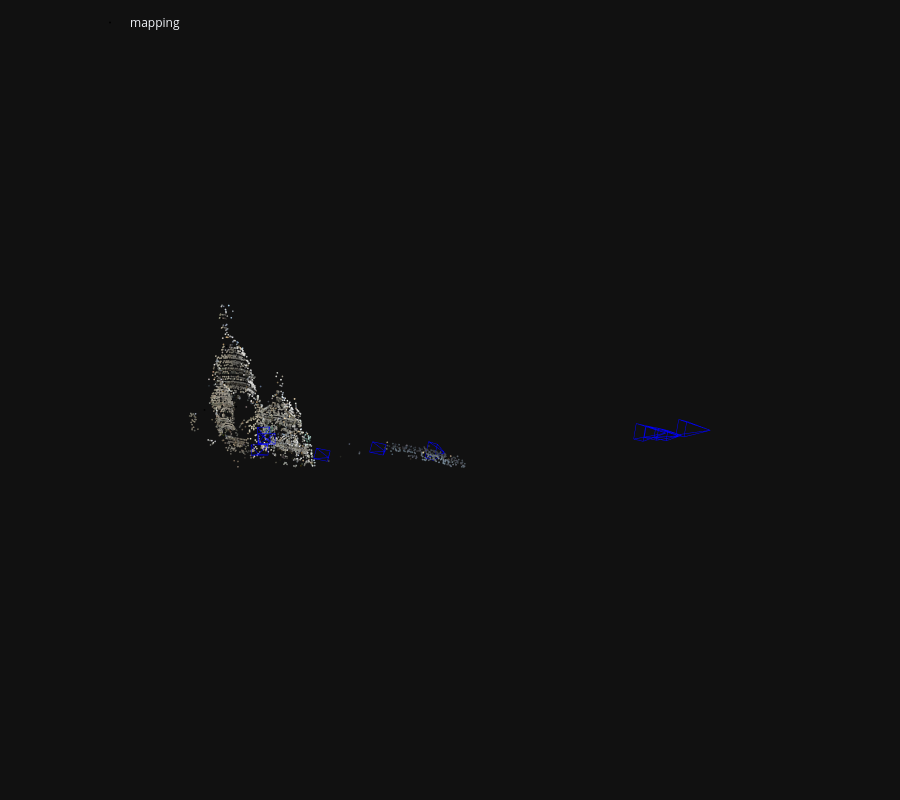

The notebook cell saved with this chart:
### Code cell
fig = viz_3d.init_figure()

viz_3d.plot_reconstruction(
    fig,
    model,
    name="mapping",
    points_rgb=True
)
fig.show()

fig.write_html("mapping.html")

### Figure 1 — Plotly figure (JSON) as saved in the notebook; plotly's stock layout.template omitted (floating-point values rounded to 4 significant figures; data arrays with more than 128 entries replaced by an {"elided": "..."} marker saying what was removed)
{"data": [{"legendgroup": "mapping", "marker": {"color": {"elided": "2803x3 int values"}, "line": {"width": 0}, "size": 1}, "mode": "markers", "name": "mapping", "type": "scatter3d", "x": {"elided": "2803 float values"}, "y": {"elided": "2803 float values"}, "z": {"elided": "2803 float values"}}, {"hovertemplate": "Image(image_id=8, camera_id=8, frame_id=8, name=\"mapping/60584745_2207571072.jpg\", has_pose=1, triangulated=1793/3107)", "legendgroup": "mapping", "line": {"color": "rgb(0, 0, 255)", "width": 1}, "mode": "lines", "name": "8", "showlegend": false, "type": "scatter3d", "x": [-3.201, -3.296, -3.106, -3.201, -3.106, -3.1, -3.201, -3.1, -3.29, -3.201, -3.29, -3.296], "y": [0.007883, -0.117, -0.1218, 0.007883, -0.1218, 0.135, 0.007883, 0.135, 0.1398, 0.007883, 0.1398, -0.117], "z": [2.198, 2.464, 2.461, 2.198, 2.461, 2.46, 2.198, 2.46, 2.463, 2.198, 2.463, 2.464]}, {"hovertemplate": "Image(image_id=2, camera_id=2, frame_id=2, name=\"mapping/03903474_1471484089.jpg\", has_pose=1, triangulated=945/1639)", "legendgroup": "mapping", "line": {"color": "rgb(0, 0, 255)", "width": 1}, "mode": "lines", "name": "2", "showlegend": false, "type": "scatter3d", "x": [-2.187, -2.375, -2.162, -2.187, -2.162, -2.207, -2.187, -2.207, -2.419, -2.187, -2.419, -2.375], "y": [0.392, 0.2476, 0.2969, 0.392, 0.2969, 0.4603, 0.392, 0.4603, 0.411, 0.392, 0.411, 0.2476], "z": [3.131, 3.214, 3.362, 3.131, 3.362, 3.371, 3.131, 3.371, 3.223, 3.131, 3.223, 3.214]}, {"hovertemplate": "Image(image_id=10, camera_id=10, frame_id=10, name=\"mapping/93341989_396310999.jpg\", has_pose=1, triangulated=1937/2856)", "legendgroup": "mapping", "line": {"color": "rgb(0, 0, 255)", "width": 1}, "mode": "lines", "name": "10", "showlegend": false, "type": "scatter3d", "x": [3.303, 2.78, 2.972, 3.303, 2.972, 2.94, 3.303, 2.94, 2.748, 3.303, 2.748, 2.78], "y": [-0.2714, -0.4074, -0.3585, -0.2714, -0.3585, -0.1754, -0.2714, -0.1754, -0.2243, -0.2714, -0.2243, -0.4074], "z": [-3.388, -2.882, -2.732, -3.388, -2.732, -2.75, -3.388, -2.75, -2.901, -3.388, -2.901, -2.882]}, {"hovertemplate": "Image(image_id=5, camera_id=5, frame_id=5, name=\"mapping/32809961_8274055477.jpg\", has_pose=1, triangulated=1640/2774)", "legendgroup": "mapping", "line": {"color": "rgb(0, 0, 255)", "width": 1}, "mode": "lines", "name": "5", "showlegend": false, "type": "scatter3d", "x": [-3.285, -3.399, -3.14, -3.285, -3.14, -3.133, -3.285, -3.133, -3.392, -3.285, -3.392, -3.399], "y": [0.3291, 0.1929, 0.1891, 0.3291, 0.1891, 0.3522, 0.3291, 0.3522, 0.356, 0.3291, 0.356, 0.1929], "z": [2.945, 3.136, 3.111, 2.945, 3.111, 3.156, 2.945, 3.156, 3.181, 2.945, 3.181, 3.136]}, {"hovertemplate": "Image(image_id=3, camera_id=3, frame_id=3, name=\"mapping/10265353_3838484249.jpg\", has_pose=1, triangulated=1642/3003)", "legendgroup": "mapping", "line": {"color": "rgb(0, 0, 255)", "width": 1}, "mode": "lines", "name": "3", "showlegend": false, "type": "scatter3d", "x": [-3.148, -3.282, -3.022, -3.148, -3.022, -3.022, -3.148, -3.022, -3.283, -3.148, -3.283, -3.282], "y": [0.06311, -0.01968, -0.01868, 0.06311, -0.01868, 0.1507, 0.06311, 0.1507, 0.1497, 0.06311, 0.1497, -0.01968], "z": [2.313, 2.525, 2.53, 2.313, 2.53, 2.528, 2.313, 2.528, 2.523, 2.313, 2.523, 2.525]}, {"hovertemplate": "Image(image_id=1, camera_id=1, frame_id=1, name=\"mapping/02928139_3448003521.jpg\", has_pose=1, triangulated=1529/2768)", "legendgroup": "mapping", "line": {"color": "rgb(0, 0, 255)", "width": 1}, "mode": "lines", "name": "1", "showlegend": false, "type": "scatter3d", "x": [-0.3753, -0.6228, -0.4869, -0.3753, -0.4869, -0.5428, -0.3753, -0.5428, -0.6788, -0.3753, -0.6788, -0.6228], "y": [0.2361, 0.07288, 0.1206, 0.2361, 0.1206, 0.3716, 0.2361, 0.3716, 0.3239, 0.2361, 0.3239, 0.07288], "z": [1.59, 1.777, 1.901, 1.59, 1.901, 1.866, 1.59, 1.866, 1.742, 1.59, 1.742, 1.777]}, {"hovertemplate": "Image(image_id=9, camera_id=9, frame_id=9, name=\"mapping/71295362_4051449754.jpg\", has_pose=1, triangulated=1887/2582)", "legendgroup": "mapping", "line": {"color": "rgb(0, 0, 255)", "width": 1}, "mode": "lines", "name": "9", "showlegend": false, "type": "scatter3d", "x": [3.781, 3.287, 3.412, 3.781, 3.412, 3.369, 3.781, 3.369, 3.244, 3.781, 3.244, 3.287], "y": [-0.3881, -0.5312, -0.4954, -0.3881, -0.4954, -0.2542, -0.3881, -0.2542, -0.2901, -0.3881, -0.2901, -0.5312], "z": [-3.902, -3.37, -3.269, -3.902, -3.269, -3.301, -3.902, -3.301, -3.402, -3.902, -3.402, -3.37]}, {"hovertemplate": "Image(image_id=7, camera_id=7, frame_id=7, name=\"mapping/51091044_3486849416.jpg\", has_pose=1, triangulated=1467/3569)", "legendgroup": "mapping", "line": {"color": "rgb(0, 0, 255)", "width": 1}, "mode": "lines", "name": "7", "showlegend": false, "type": "scatter3d", "x": [3.086, 2.623, 2.77, 3.086, 2.77, 2.73, 3.086, 2.73, 2.583, 3.086, 2.583, 2.623], "y": [-0.3254, -0.4497, -0.4091, -0.3254, -0.4091, -0.1673, -0.3254, -0.1673, -0.208, -0.3254, -0.208, -0.4497], "z": [-3.529, -3.004, -2.898, -3.529, -2.898, -2.935, -3.529, -2.935, -3.041, -3.529, -3.041, -3.004]}, {"hovertemplate": "Image(image_id=4, camera_id=4, frame_id=4, name=\"mapping/17295357_9106075285.jpg\", has_pose=1, triangulated=1540/3766)", "legendgroup": "mapping", "line": {"color": "rgb(0, 0, 255)", "width": 1}, "mode": "lines", "name": "4", "showlegend": false, "type": "scatter3d", "x": [3.33, 2.927, 3.117, 3.33, 3.117, 3.09, 3.33, 3.09, 2.9, 3.33, 2.9, 2.927], "y": [-0.2855, -0.3889, -0.3362, -0.2855, -0.3362, -0.1757, -0.2855, -0.1757, -0.2283, -0.2855, -0.2283, -0.3889], "z": [-3.423, -3.077, -2.928, -3.423, -2.928, -2.951, -3.423, -2.951, -3.1, -3.423, -3.1, -3.077]}, {"hovertemplate": "Image(image_id=6, camera_id=6, frame_id=6, name=\"mapping/44120379_8371960244.jpg\", has_pose=1, triangulated=1249/2084)", "legendgroup": "mapping", "line": {"color": "rgb(0, 0, 255)", "width": 1}, "mode": "lines", "name": "6", "showlegend": false, "type": "scatter3d", "x": [-1.304, -1.5, -1.289, -1.304, -1.289, -1.335, -1.304, -1.335, -1.546, -1.304, -1.546, -1.5], "y": [0.2421, 0.09377, 0.1469, 0.2421, 0.1469, 0.3107, 0.2421, 0.3107, 0.2576, 0.2421, 0.2576, 0.09377], "z": [2.066, 2.161, 2.311, 2.066, 2.311, 2.319, 2.066, 2.319, 2.168, 2.066, 2.168, 2.161]}], "layout": {"height": 800, "legend": {"orientation": "h", "x": 0.1, "xanchor": "left", "y": 0.99, "yanchor": "top"}, "margin": {"b": 0, "l": 0, "pad": 0, "r": 0, "t": 0}, "scene": {"aspectmode": "data", "camera": {"eye": {"x": 0, "y": -0.1, "z": -2}, "projection": {"type": "orthographic"}, "up": {"x": 0, "y": -1, "z": 0}}, "dragmode": "orbit", "xaxis": {"autorange": true, "showbackground": false, "showgrid": false, "showline": false, "showticklabels": true, "visible": false}, "yaxis": {"autorange": true, "showbackground": false, "showgrid": false, "showline": false, "showticklabels": true, "visible": false}, "zaxis": {"autorange": true, "showbackground": false, "showgrid": false, "showline": false, "showticklabels": true, "visible": false}}}}
